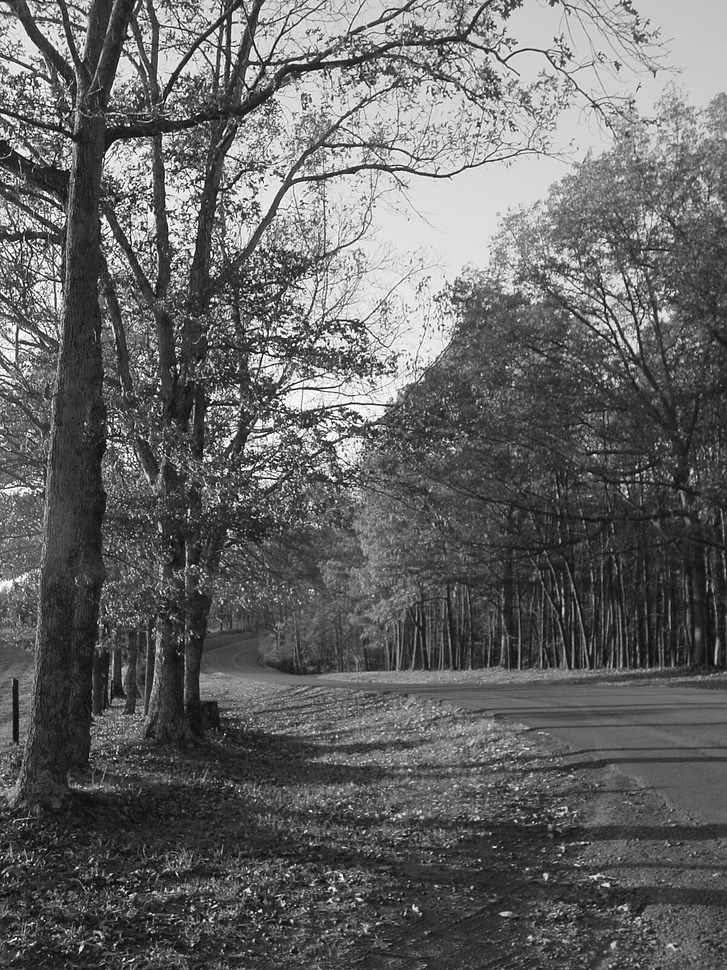
%> input picture lab1/images/autumn.jpg (made grey), 727 x 970 px, shrunk from 1200 x 1600 before the run, given in place of sherlock.jpg, which was not available
$ octave lab2.m   (GNU Octave 9; MATLAB toolbox functions it lacks are replaced by stand-ins)
%> lines starting %> are read from the running program, lines starting %| are printed output that depends on the picture; pictures that were not available may be replaced by others from this repository, and a replacement may not be noted
im1 = imread("sherlock.jpg")
%> im1 is the input picture: size 970x727 uint8; min 2, max 255, mean 100.1
im2 = imread("kobi.png")
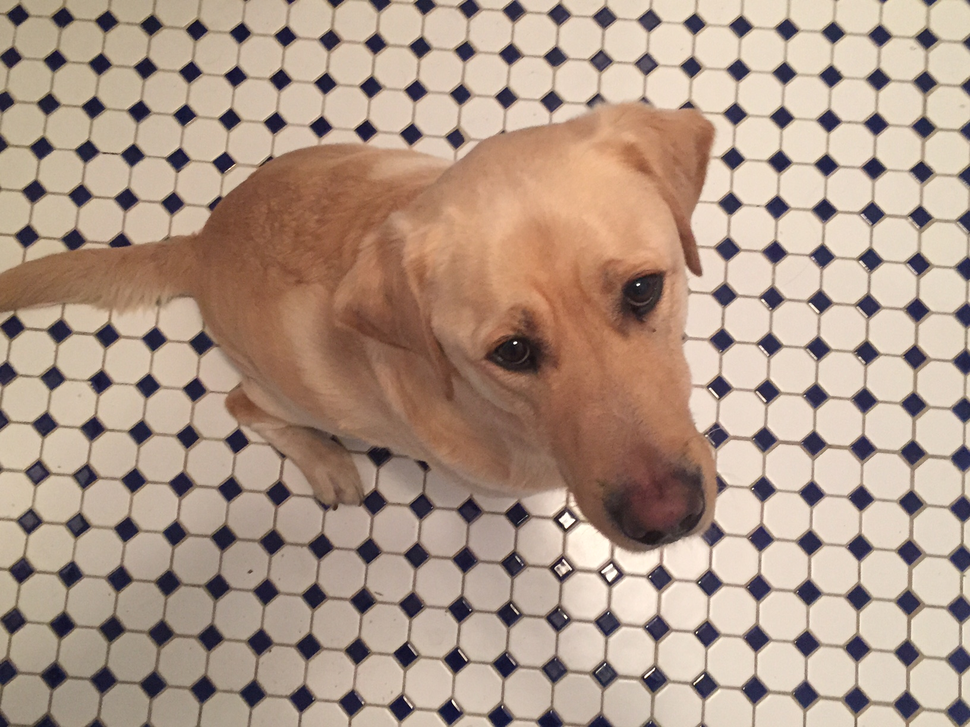
%> input picture lab1/images/kobi.png, 970 x 727 px, shrunk from 1632 x 1224 before the run
%> im2 is the input picture: size 727x970x3 uint8; mean R, G, B 174.5, 151.6, 135.5
im3 = imread("pout.tif")
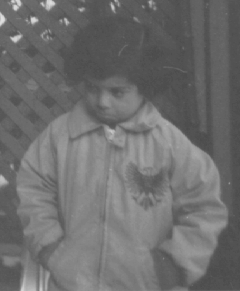
%> input picture lab1/images/pout.tif, 240 x 291 px
%> im3 is the input picture: size 291x240 uint8; min 74, max 224, mean 110.3

figure;
subplot(1,3,1);
imshow(im1);
title ("Image 1");

subplot (1,3,2);
imshow(im2);
title ("Image 2");

subplot (1,3,3);
imshow (im3);
title ("Image 3")
%3-4 Зашумлення зображень і їх відображення.
white = imnoise(im1, 'gaussian', 0, 0.01);
imshow(white);

impulse = imnoise(im1, 'salt & pepper', 0.05);
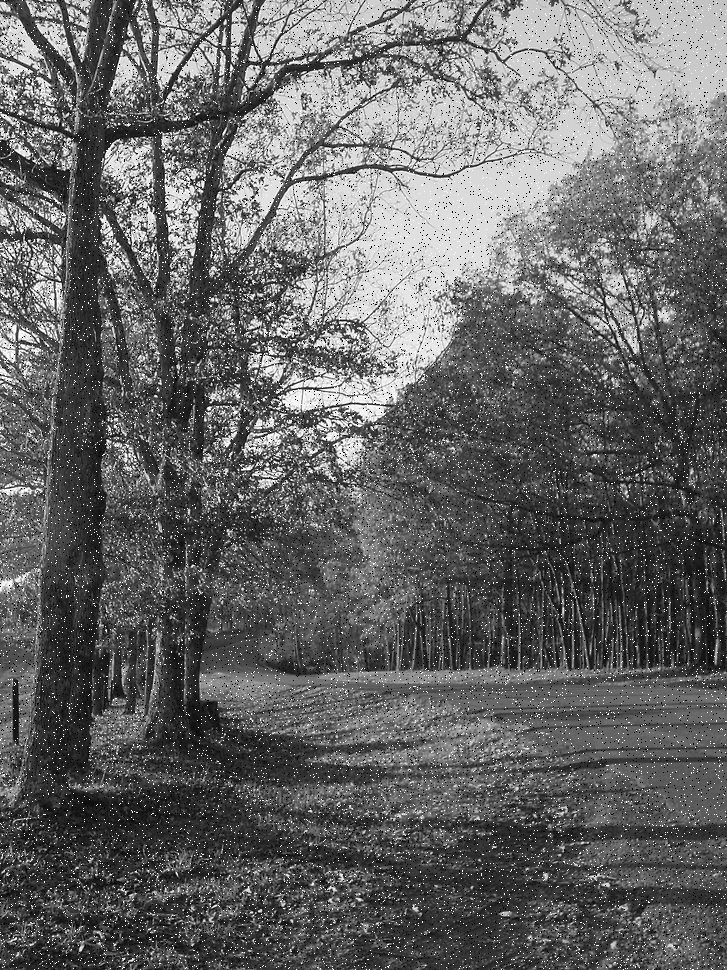
%> impulse: size 970x727 uint8; min 0, max 255, mean 101.5
imshow(impulse);

%5-6. Щось про фільтрацію, мені лінь писати
filter_size = [3, 3];

low_pass_filter = ones(filter_size) / prod(filter_size);

high_pass_filter = fspecial('laplacian');

smooth = imfilter(im2, low_pass_filter);
edges = imfilter(im2, high_pass_filter);
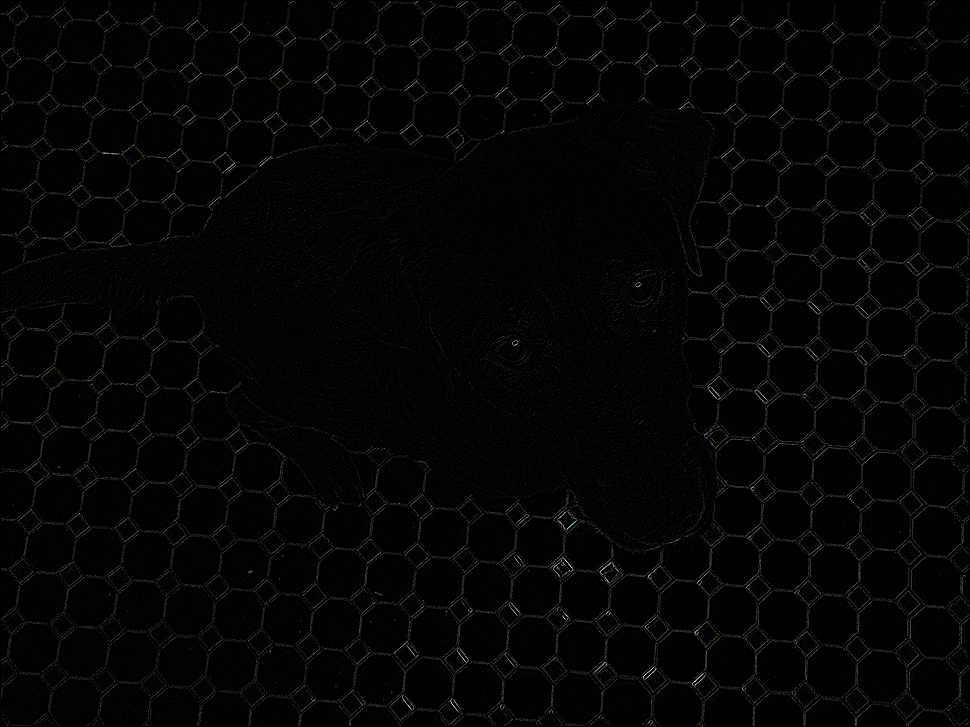
%> edges: size 727x970x3 uint8; mean R, G, B 4.5, 4.4, 4.4

figure;
subplot(1, 3, 1);
imshow(im2);
title('Оригінальне зображення');

subplot(1, 3, 2);
imshow(smooth);
title('Розгладжене зображення');

subplot(1, 3, 3);
imshow(edges);
title('Зображення з виділеними гранями');

%7
mean_filter = fspecial('average', [3, 3]);
smoothed_image = imfilter(white, mean_filter);

median_filtered_image = medfilt2(white, [3, 3]);

figure;
subplot(1, 3, 1);
imshow(white);
title('Зашумлене зображення');

subplot(1, 3, 2);
imshow(smoothed_image);
title('Фільтрація усередненням');

subplot(1, 3, 3);
imshow(median_filtered_image);
title('Медіанний фільтр');

%8
denoised_image = wiener2(impulse, [5, 5]);

figure;
subplot(1, 2, 1);
imshow(impulse);
title('Зашумлене зображення');

subplot(1, 2, 2);
imshow(denoised_image);
title('Відновлене зображення за допомогою Вінерівського фільтра');

%9
denoised_image = medfilt2(white, [3, 3]);

figure;
subplot(1, 2, 1);
imshow(white);
title('Зашумлене зображення');

subplot(1, 2, 2);
imshow(denoised_image);
title('Відновлене зображення за допомогою медіанного фільтра');
